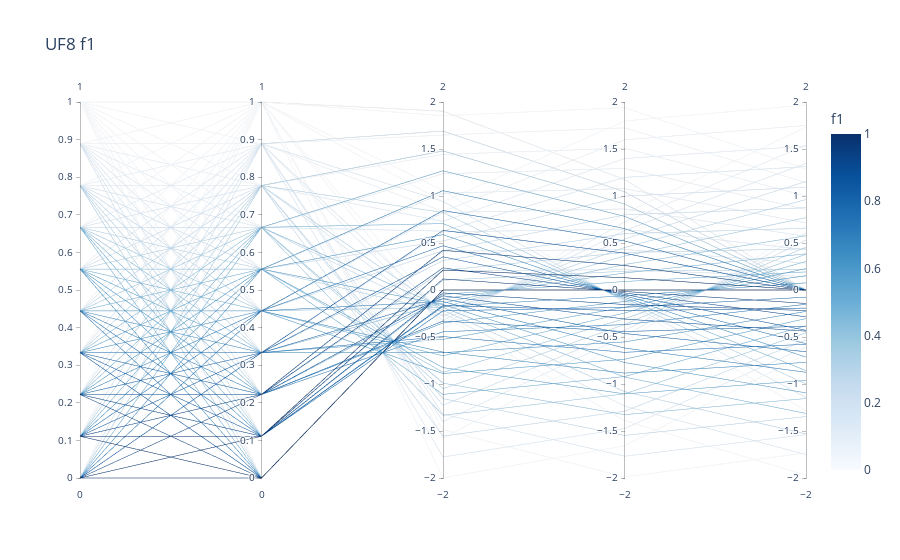
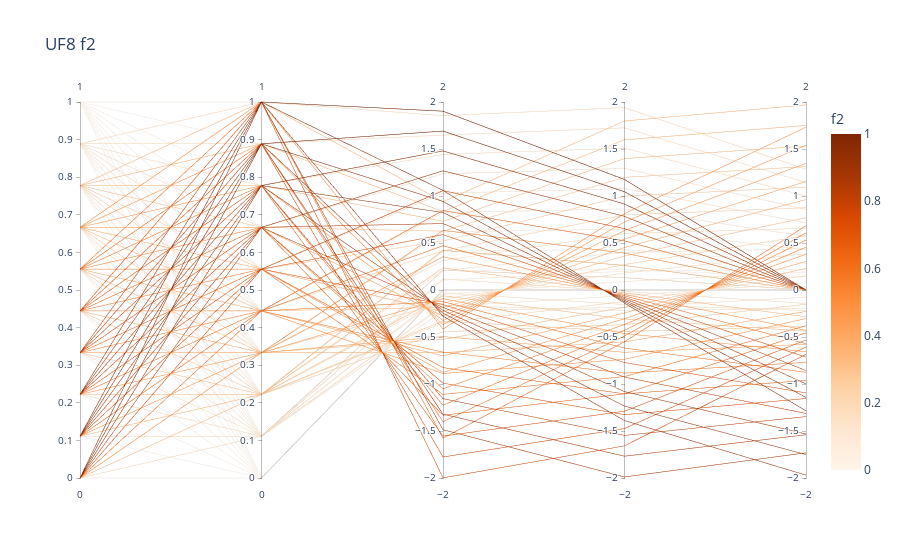
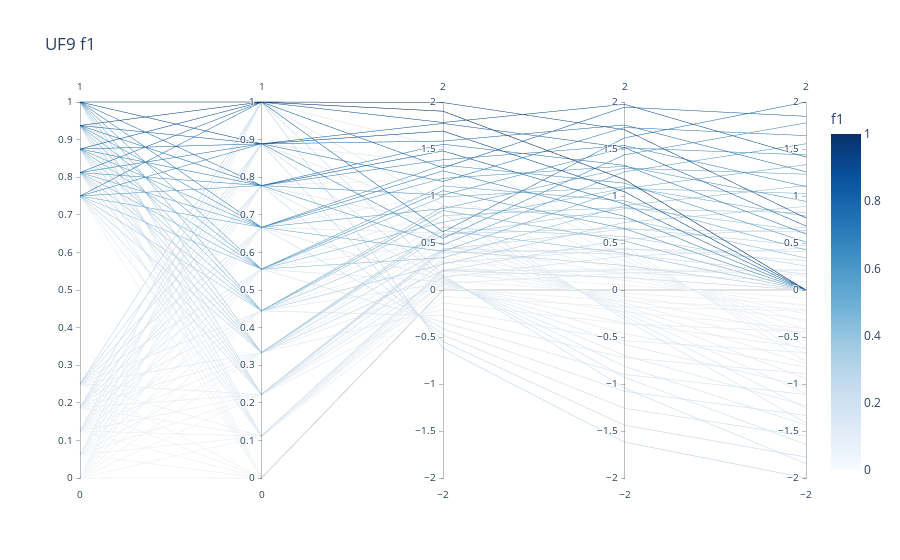
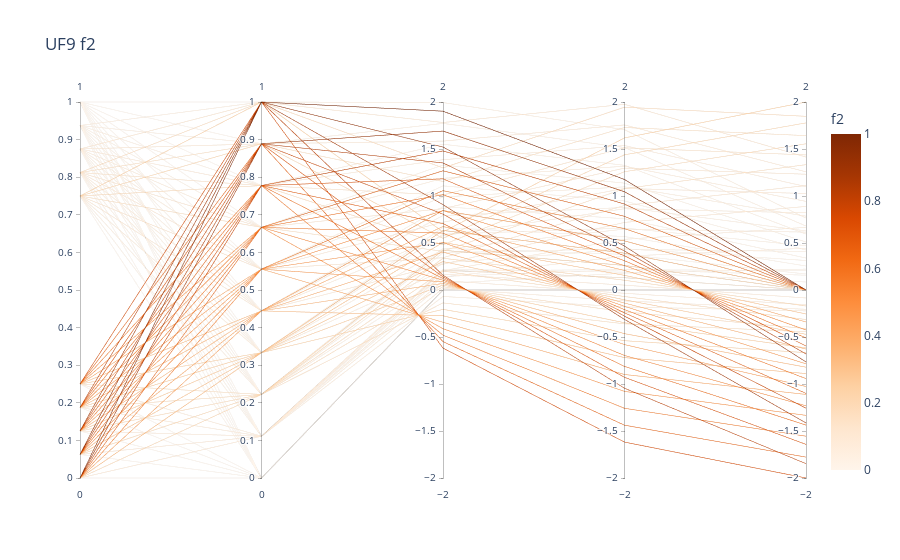

Notebook code cell kept with these figures, in order:
### Code cell
from pymoo_problems.moo.uf import UF8, UF9, UF10
n_var = 5
plot_parallel_coordinates( UF8(n_var=n_var), "UF8", n_samples=100)
plot_parallel_coordinates( UF9(n_var=n_var), "UF9", n_samples=100 )
plot_parallel_coordinates( UF10(n_var=n_var), "UF10", n_samples=100 )
